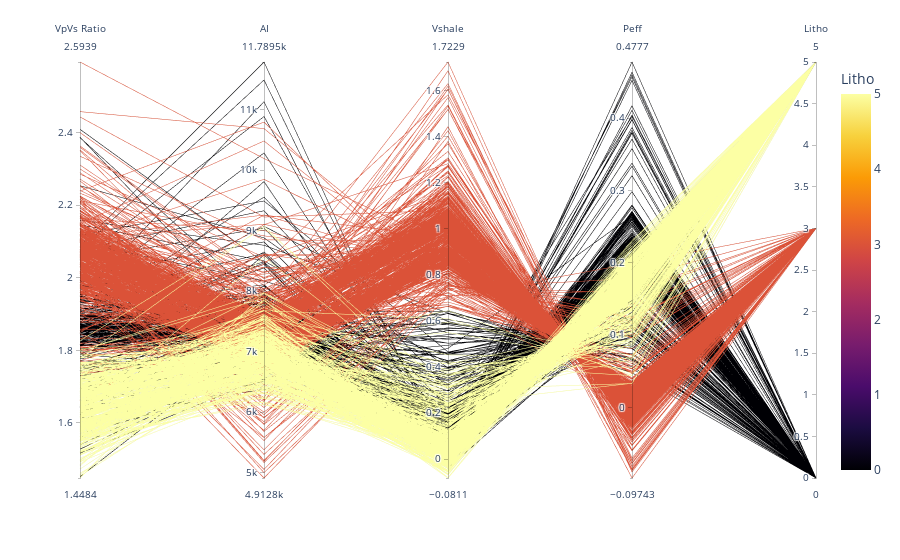

This figure's notebook cell:
### Code cell
import plotly.express as px
fig = px.parallel_coordinates(data_new[['VpVs Ratio','AI','Vshale','Peff','Litho']], color="Litho", color_continuous_scale=px.colors.sequential.Inferno)
fig.show()

### Figure 1 — Plotly figure (JSON) as saved in the notebook; plotly's stock layout.template omitted (floating-point values rounded to 4 significant figures; data arrays with more than 128 entries replaced by an {"elided": "..."} marker saying what was removed)
{"data": [{"dimensions": [{"label": "VpVs Ratio", "values": {"elided": "1312 float values"}}, {"label": "AI", "values": {"elided": "1312 float values"}}, {"label": "Vshale", "values": {"elided": "1312 float values"}}, {"label": "Peff", "values": {"elided": "1312 float values"}}, {"label": "Litho", "values": {"elided": "1312 int values"}}], "domain": {"x": [0, 1], "y": [0, 1]}, "line": {"color": {"elided": "1312 int values"}, "coloraxis": "coloraxis"}, "name": "", "type": "parcoords"}], "layout": {"coloraxis": {"colorbar": {"title": {"text": "Litho"}}, "colorscale": [[0, "#000004"], [0.1111, "#1b0c41"], [0.2222, "#4a0c6b"], [0.3333, "#781c6d"], [0.4444, "#a52c60"], [0.5556, "#cf4446"], [0.6667, "#ed6925"], [0.7778, "#fb9b06"], [0.8889, "#f7d13d"], [1, "#fcffa4"]]}, "legend": {"tracegroupgap": 0}, "margin": {"t": 60}}}
